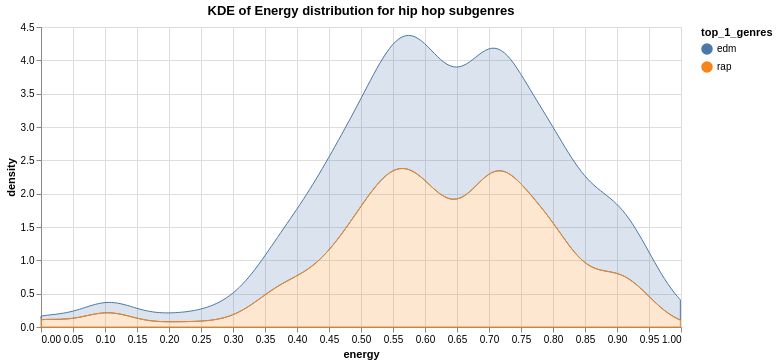

Describe this chart as a Vega-Lite specification.
### Vega-Lite specification from a JSON file in a GitHub repository (floating-point values rounded to 4 significant figures; data arrays with more than 128 entries replaced by an {"elided": "..."} marker saying what was removed)
{"usermeta": {"embedOptions": {"theme": "urbaninstitute"}}, "config": {"view": {"continuousWidth": 400, "continuousHeight": 300}}, "data": {"name": "data-e8d8c4dd22c05b5dad8fafa121d0a10f"}, "mark": {"type": "area", "fillOpacity": 0.2}, "encoding": {"color": {"condition": {"type": "nominal", "field": "top_1_genres", "selection": "selector011"}, "value": "lightgray"}, "stroke": {"condition": {"type": "nominal", "field": "top_1_genres", "selection": "selector011"}, "value": "lightgray"}, "x": {"type": "quantitative", "field": "energy"}, "y": {"type": "quantitative", "field": "density"}}, "selection": {"selector011": {"type": "multi", "fields": ["top_1_genres"], "bind": "legend"}}, "title": "KDE of Energy distribution for hip hop subgenres", "transform": [{"density": "energy", "groupby": ["top_1_genres"], "as": ["energy", "density"]}], "width": 640, "$schema": "https://vega.github.io/schema/vega-lite/v4.8.1.json", "datasets": {"data-e8d8c4dd22c05b5dad8fafa121d0a10f": {"elided": "2000 records"}}}
